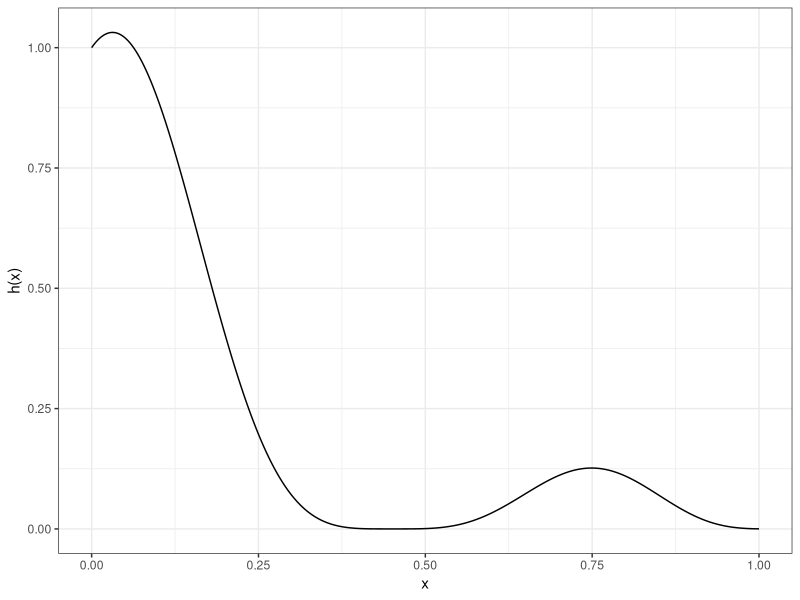

Recreate this plot in R.
## ---- chunk 1
#| echo: false
#| include: true
#| message: false
#| warning: false
library(ggplot2)
myFunction <- function(x) {
  y <- (cos(4 * x) + tan(0.5 * x))^4
  return(y)
}
ggplot() +
  stat_function(
    fun = myFunction,
    xlim = c(0, 1),
    n = 1000
  ) +
  theme_bw() +
  labs(
    x = "x",
    y = "h(x)"
  )

